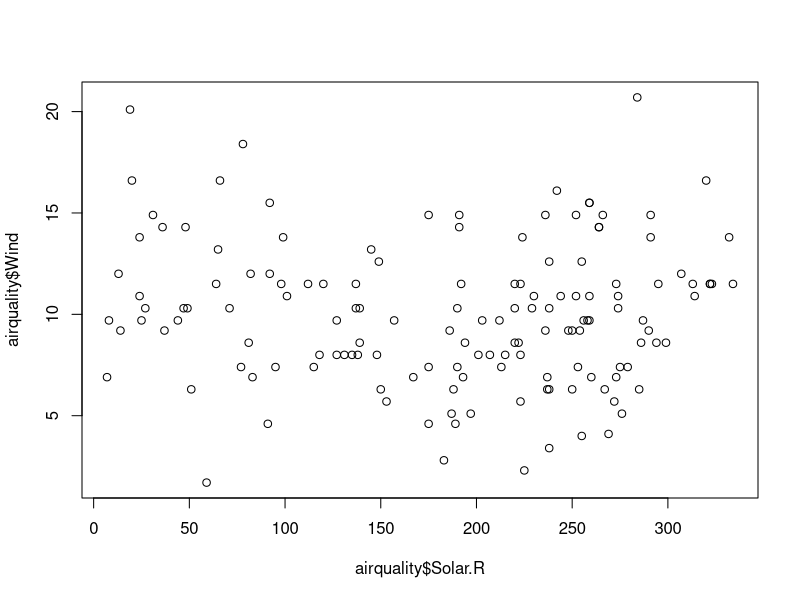

Write the R code that produced this figure.
## ---- chunk 1
# create a vector of integers with the numbers 0 to 100
numbers <- 1:100
numbers2 <- c(1:100) # another option
numbers3 <- seq(from = 1, to = 100, by = 1) # another option

# create a vector of the number 1 repeated 1000 times. Check the length of this to verify it is correct.
lottaones = rep(1,1000)
length(lottaones)

# calculate the mean of the following vector
vec = c(1:10, rep(1,10), seq(1, 5, .4), 31:45)
mean(vec)
## ---- chunk 2
# create a vector with 3 letters and 1 sentence, each as individual elements. What is the length of this vector? 
letters <- c("a","B","I like dogs.","D")
length(letters)

# Create a vector called cat with the word cat in it and a vector called dog with the word dog in it. Compare cat > dog. What happens and why? 
cats <- "cat"
dogs <- "dog" 
cats > dogs
# this statement is FALSE because it's based on the first letter of the word (the CONTENTS of the object, not the object name itself)
## ---- chunk 3
# create a condition that evaluates as true
"dogs" == "dogs" # true because they're the same character data

# create a condtiion that evaluates as false
TRUE == FALSE # false because they're different logical values

# create a condition with an OR statement that evaluates to TRUE.
numbs = 1:100
min(numbs) < 50 | max(numbs) < 50 # true because at least one of the two - the minimum - is less than 50

# create a condition with an AND statement that evaluates to FALSE.
min(numbs) < 50 & max(numbs) < 50 # false because only the minimum value is less than 50
## ---- chunk 4
sizes <- c("small","medium", "large")
# turn the above vector into a factor with ordered levels.
sizes <- factor(sizes, levels = c("small","medium","large"), ordered=TRUE)

countries = c("US","Sweden","China","Egypt")
# turn the above vector into a factor with unordered levels 
countries = factor(countries, levels = unique(countries), ordered = FALSE) # unique(countries) will pull all unique values in the countries vector so we're avoiding repeats. This works well here because there's no order to the levels of the factor. 
## ---- chunk 5
# check the class of the below vector
messy <- c(1L, TRUE, "0", 125)
class(messy) # it is character because there is one character value
## ---- chunk 6
# create vector with the INTEGERS 1 through 100 
int_vec = c(1L:100L)
class(int_vec)

# divde this vector by 2 and check the resulting data type
class(int_vec/2) # this is numeric because there are decimal values. (Every odd number divided by 2)
## ---- chunk 7
# create a 2x3 matrix with the numbers 1 through 6 in it going from left to right (1, 2, 3 in row 1, 4, 5, and 6 in row 2)
test = matrix(1:6, nrow = 2, ncol = 3, byrow = TRUE); test # we need byrow = TRUE here because it will fill columns then rows by default

# multiply all elements in the matrix by 2 in a single operation
test*2
## ---- chunk 8
# create a data frame with three columnns named numbers, numbers_squared, and numbers_doubled. The first column should be the numbers 1 through 10, the second and third columns should be those numbers squared and doubled, respectively. 
df = data.frame(numbers = 1:10, numbers_squared = (1:10)^2, numbers_doubled = (1:10)*2)
df
# create a fourth column in your data frame called ratio and make it the first column divided by the second column. 
df$ratio = df$numbers/df$numbers_squared
df$ratio2 = df[,1]/df[,2] # a second way to do it
df$ratio3 = df[,"numbers"]/df[,"numbers_squared"] # a third way to do it
# all of the above are equally good solutions to indexing the data frame

df # verify these do the same thing

all(df$ratio == df$ratio2) & all(df$ratio2 == df$ratio3)  # verify these are equivalent by using the all() command, which checks whether all values are equal (i.e., all are true)
## ---- chunk 9
# loop through the COLUMNS of the data frame above and calculate the standard deviation of each row
sd_vec <- rep(NA, ncol(df)) # make this the same length of the number of columns of the data frame
for(i in 1:ncol(df)){ # this loops through the number of columns of the data frame, so i will be set to 1 through 6, incremented by 1
  sd_vec[i] <- sd(df[,i]) # this will assign the standard deviation of the ith column of the data frame to the ith element of the standard deviation vector. 
}
sd_vec

# create a for loop that prints the expression "HELLO WORLD!" the number of rows of the data frame above. 
for(i in 1:nrow(df)){
  print("HELLO WORLD!")
} # this will loop through the code 10 times and print hello world each time because i = 1, ..., 10

# create an empty results vector the number of rows of the data frame above and fill it with the numbers of the first column doubled. Compare it to the third column in your data frame.
res = rep(NA, nrow(df))
for(i in 1:nrow(df)){
  res[i] = df[i,1]*2
}

res == df[,3] # it worked! Note, this is less efficient than simply multiplying the values by 2 like we did when creating the data frame
## ---- chunk 10
# read in the dataset "airquality" from R using the data() command. 
data(airquality)

# describe this dataset with a single line of code. 
summary(airquality) 

# plot two numeric variables of your choice to show you can do it
plot(airquality$Solar.R, airquality$Wind)

# read in the trauma.csv dataset on Jupyter
trauma <- read.table("trauma.csv", sep = ",", header =TRUE)
## ---- chunk 11
numbers = c(1:100) # issue: two equals signs instead of one
halved = numbers/2 # issue: numbers was capitalized here and not above
char = c("a","b","c","D") # issue: missing quotes around c
print(char) # issue: p in print was capitalized
df = data.frame(numbers = 1:3, letters = c("A","B","C")) # issue: used is.data.frame() instead of data.frame() to create data frame
ncol(df) == length(df) # this should be true # issue: it was missing a second equals sign
